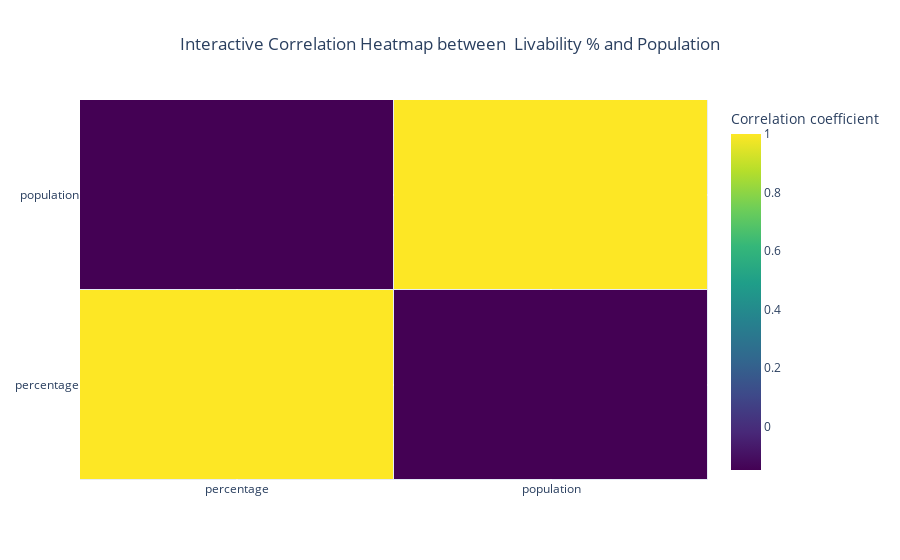

Notebook source saved alongside this figure:
### Code cell
# Calculate correlation matrix
corr_matrix = analysis_df[['percentage', 'population']].corr()

# Create an interactive heatmap using Plotly
heatmap_fig = go.Figure(data=go.Heatmap(
    z=corr_matrix.values,
    x=corr_matrix.columns,
    y=corr_matrix.columns,
    xgap=1, ygap=1,
    colorscale='Viridis',
    colorbar_title='Correlation coefficient',
))

heatmap_fig.update_layout(title_text='Interactive Correlation Heatmap between  Livability % and Population', title_x=0.5)

# Show the plot
heatmap_fig.show()

### Figure 1 — Plotly figure (JSON) as saved in the notebook; plotly's stock layout.template omitted (floating-point values rounded to 4 significant figures)
{"data": [{"colorbar": {"title": {"text": "Correlation coefficient"}}, "colorscale": [[0, "#440154"], [0.1111, "#482878"], [0.2222, "#3e4989"], [0.3333, "#31688e"], [0.4444, "#26828e"], [0.5556, "#1f9e89"], [0.6667, "#35b779"], [0.7778, "#6ece58"], [0.8889, "#b5de2b"], [1, "#fde725"]], "type": "heatmap", "x": ["percentage", "population"], "xgap": 1, "y": ["percentage", "population"], "ygap": 1, "z": [[1, -0.1484], [-0.1484, 1]]}], "layout": {"autosize": true, "title": {"text": "Interactive Correlation Heatmap between  Livability % and Population", "x": 0.5}, "xaxis": {"autorange": true, "range": [-0.5, 1.5], "type": "category"}, "yaxis": {"autorange": true, "range": [-0.5, 1.5], "type": "category"}}}
